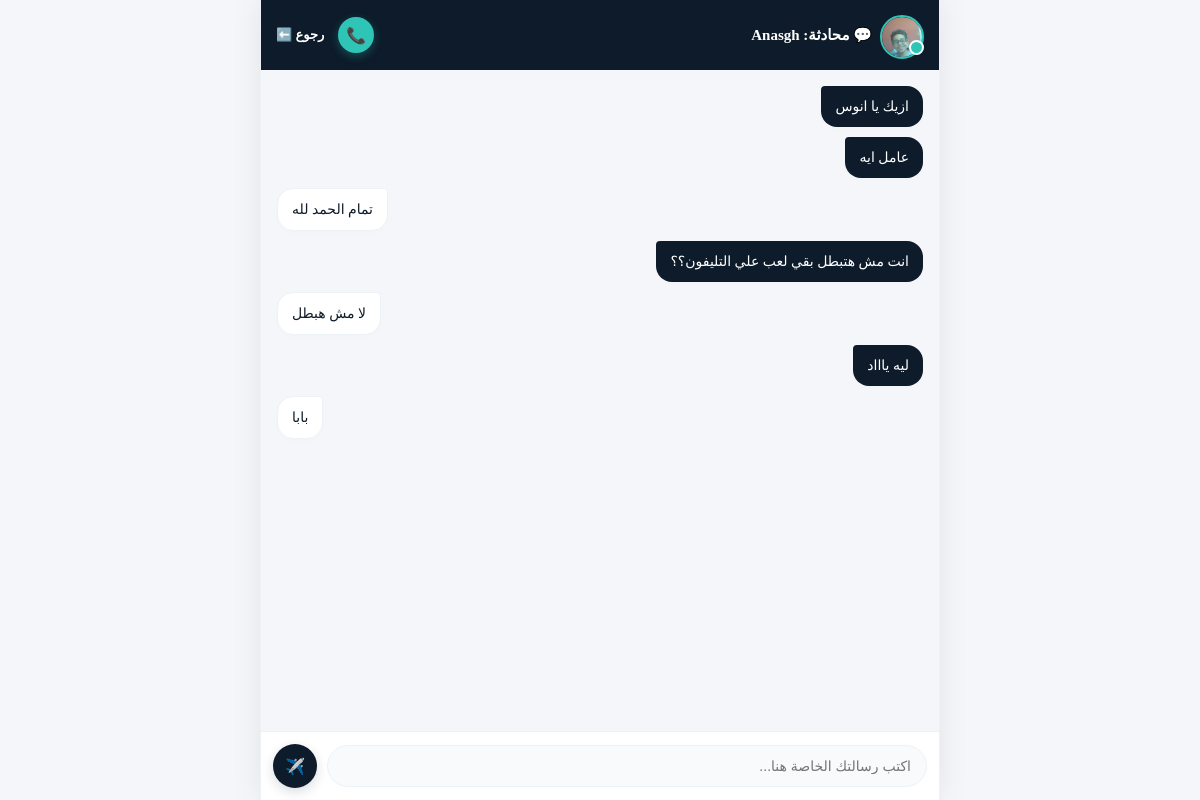
Page /chats/2/ (signed in) on the earlier database version.
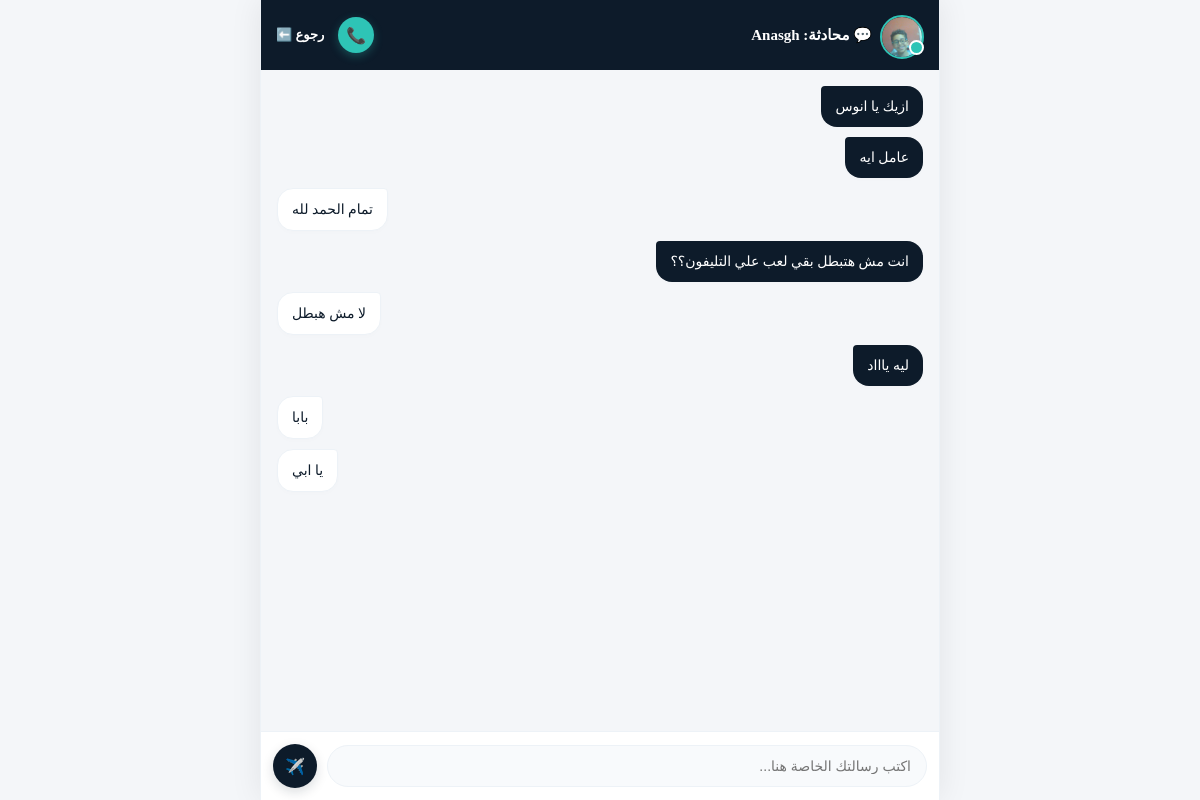
Same page on the later database version.
### accounts/models.py (models this page shows, shortened)
class ChatMessage(models.Model):
    sender = models.ForeignKey(User, on_delete=models.CASCADE, related_name='sent_messages')
    receiver = models.ForeignKey(User, on_delete=models.CASCADE, related_name='received_messages')
    message = models.TextField(verbose_name="نص الرسالة")
    is_read = models.BooleanField(default=False)
    created_at = models.DateTimeField(auto_now_add=True)
    class Meta:
        ordering = ['created_at'] # ترتيب الرسائل من الأقدم للأحدث داخل المحادثة

### accounts/views.py (the view, shortened to what this page needs)
# urls.py: path('chats/<int:user_id>/', chat_detail_view, name='chat_detail'),
@login_required
def chat_detail_view(request, user_id):
    other_user = get_object_or_404(User, id=user_id)
    messages = ChatMessage.objects.filter(
        (models.Q(sender=request.user) & models.Q(receiver=other_user)) |
        (models.Q(sender=other_user) & models.Q(receiver=request.user))
    )
    return render(request, 'accounts/chat_detail.html', {'other_user': other_user, 'chat_messages': messages})

### accounts/templates/accounts/chat_detail.html (shortened to what this page needs)
<!DOCTYPE html>
<html lang="ar" dir="rtl">
<head>
</head>
<body>
    <div class="chat-main-wrapper">
        <div class="chat-header">
            <div style="display: flex; align-items: center; gap: 12px;">
                <div style="position: relative; width: 40px; height: 40px; flex-shrink: 0; display: inline-block;">
                    {% if other_user.profile_picture %}
                        <img src="{{ other_user.profile_picture.url }}" style="width: 40px; height: 40px; border-radius: 50%; object-fit: cover; border: 2px solid {% if other_user.is_active_now %}#2ec4b6{% else %}var(--border-color){% endif %};">
                    {% else %}
                        <div style="width: 40px; height: 40px; border-radius: 50%; background: var(--input-bg); border: 1px solid var(--border-color); display: flex; align-items: center; justify-content: center; color: var(--text-muted); font-size: 18px; font-weight: bold;">👤</div>
                    {% endif %}
                    {% if other_user.is_active_now %}
                        <span style="position: absolute; bottom: 0; right: 0; width: 11px; height: 11px; background: #2ec4b6; border: 2px solid var(--card-bg); border-radius: 50%; animation: chat-pulse 2s infinite; display: inline-block;"></span>
                    {% endif %}
                </div>
                <h3 style="margin: 0; font-size: 15px; font-weight: 800; color: var(--text-main);">💬 محادثة: {{ other_user.username }}</h3>
            </div>
            <div style="display: flex; align-items: center; gap: 14px;">
                {% if other_user.is_active_now %}
                    <a href="{% url 'trigger_voice_call' other_user.id %}" style="text-decoration: none; background: #2ec4b6; color: white; width: 36px; height: 36px; border-radius: 50%; display: flex; align-items: center; justify-content: center; font-size: 16px; box-shadow: 0 3px 10px rgba(46,196,182,0.3); animation: chat-pulse 2s infinite;">📞</a>
                {% endif %}
                <a href="{% url 'chat_rooms_list' %}" class="btn-back-link" style="font-size: 13px; font-weight: 700; text-decoration: none;">رجوع ⬅️</a>
            </div>
        </div>
        <div class="chat-zone" id="chatMessagesContainer">
            {% for msg in chat_messages %}
                <div class="bubble {% if msg.sender == request.user %}my-msg{% else %}other-msg{% endif %}">
                    {{ msg.message }}
                </div>
            {% empty %}
                <p style="text-align: center; color: #a0aec0; font-size: 12px; margin: auto;" id="empty-chat-text">لا توجد رسائل سابقة. ابدأ المحادثة الآن وسجل عروضك! 🚀</p>
            {% endfor %}
        </div>
        <div class="input-zone-container">
            <form method="POST" class="chat-form">
                <input type="text" name="message" class="chat-input" placeholder="اكتب رسالتك الخاصة هنا..." required autocomplete="off">
                <button type="submit" style="background: #0d1b2a; color: white; border: none; width: 44px; height: 44px; border-radius: 50%; display: flex; align-items: center; justify-content: center; cursor: pointer; font-size: 16px; padding: 0; box-shadow: 0 4px 12px rgba(13,27,42,0.15); flex-shrink: 0;">✈️</button>
            </form>
        </div>
    </div>
</body>
</html>

Differences in the rows shown:
added ChatMessage: message "يا ابي"
